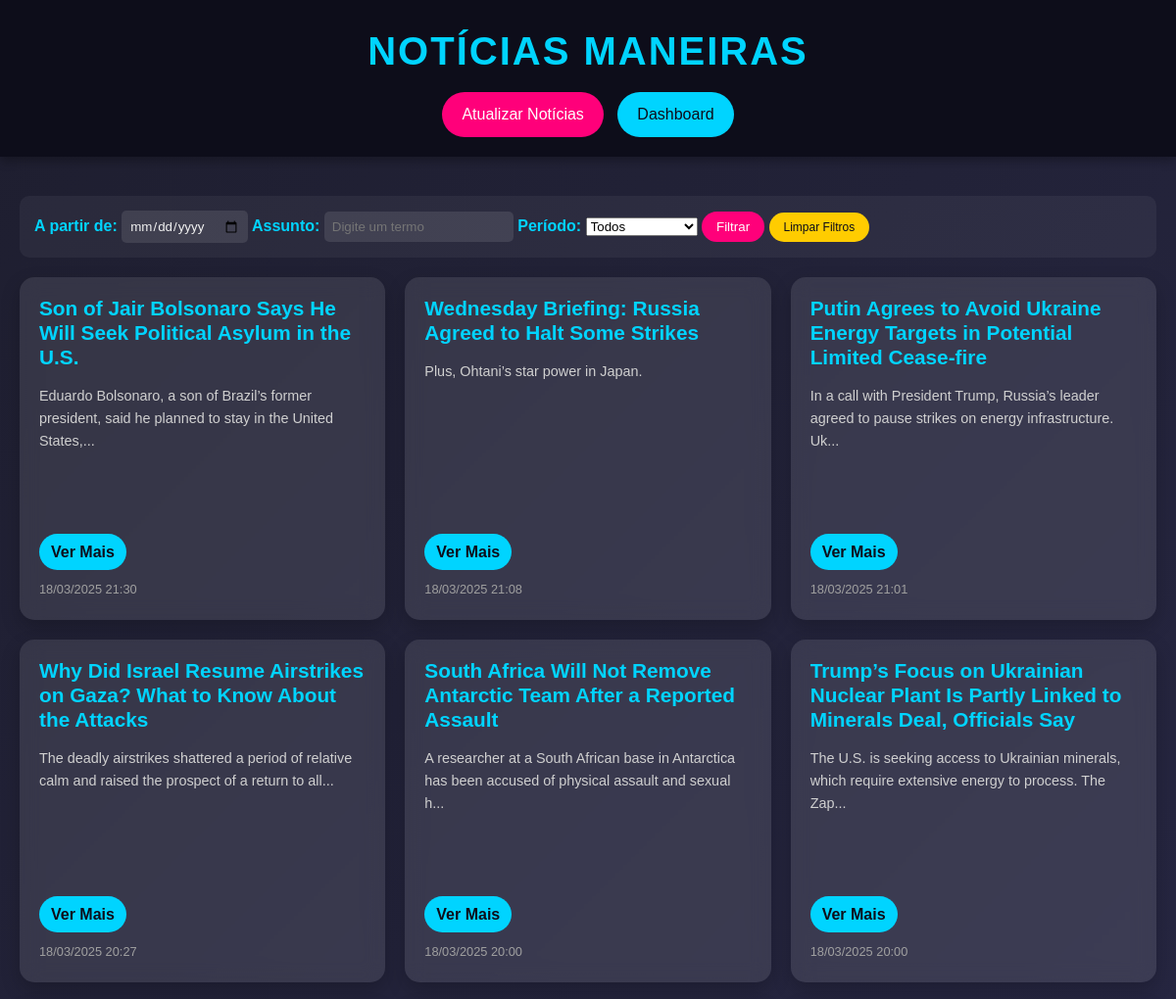
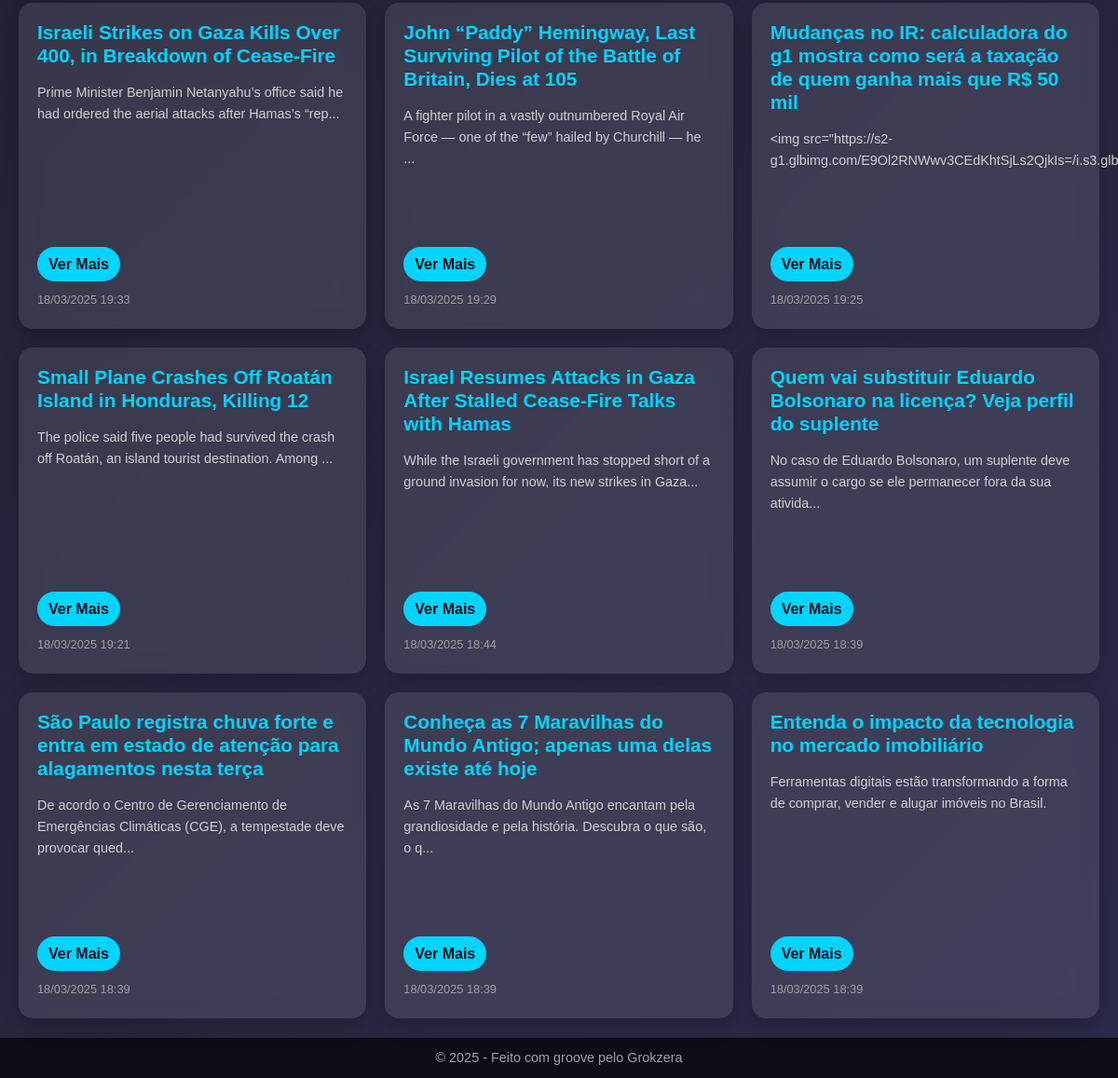
Before: / with the older database file (2 pictures, top to bottom).
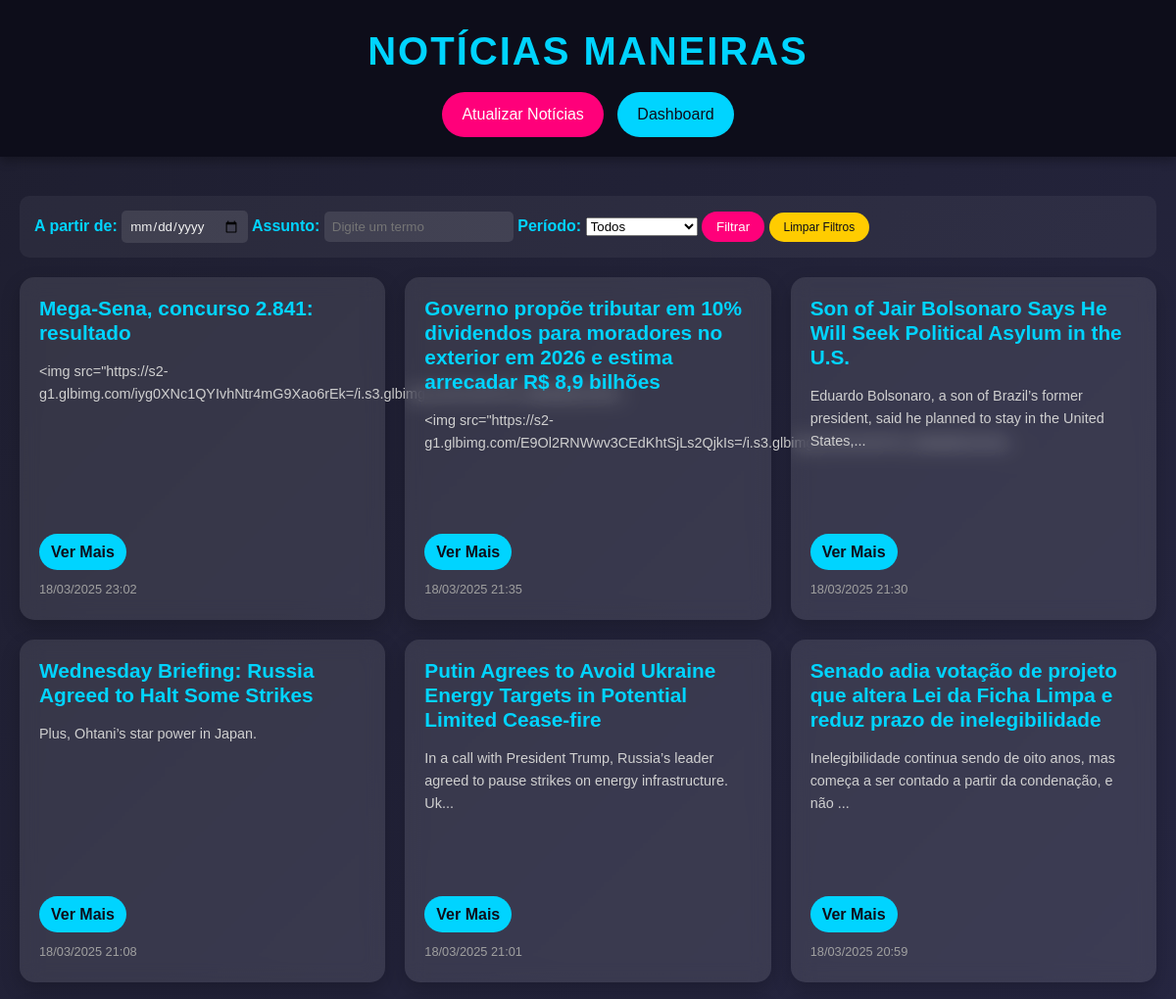
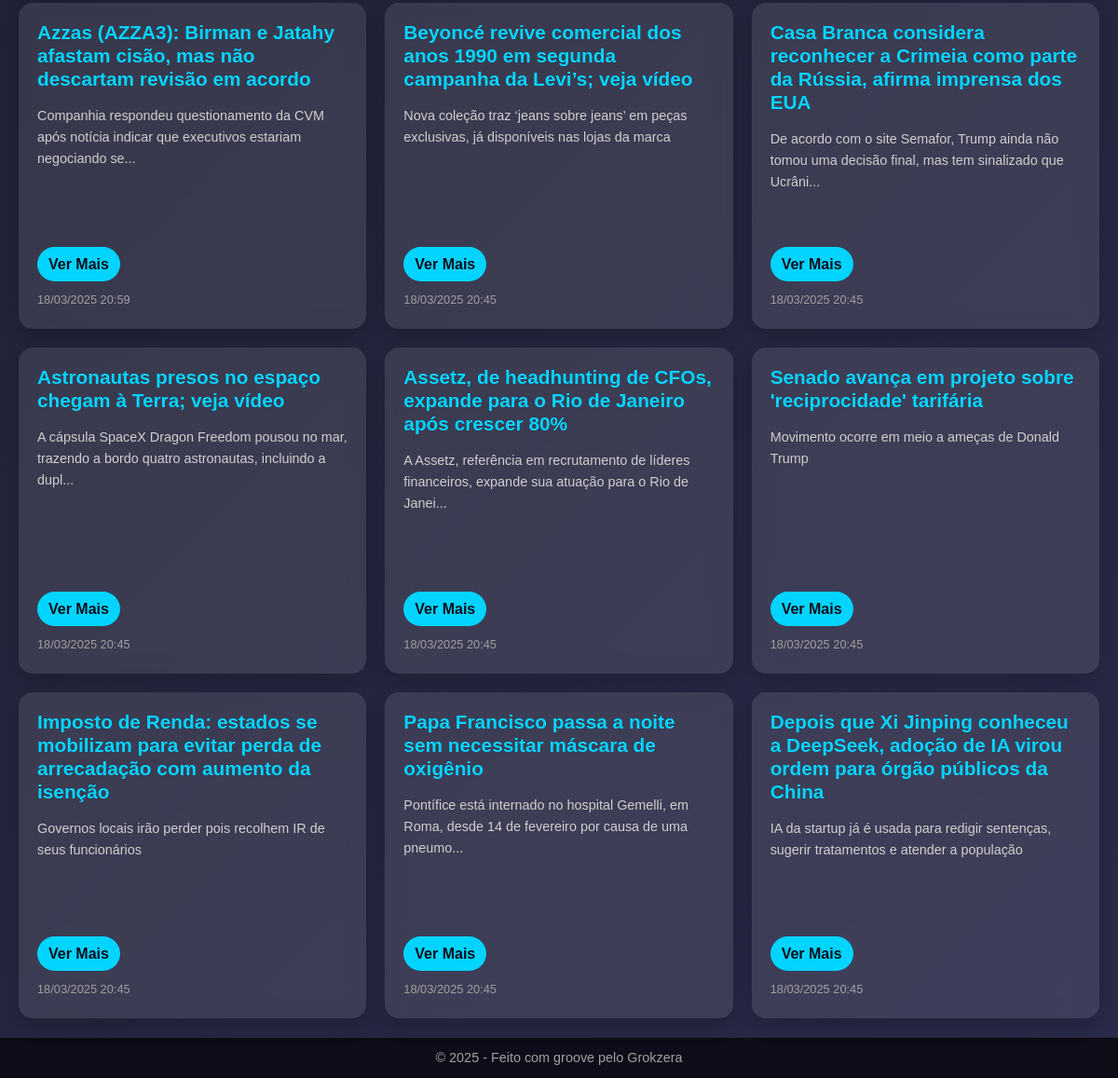
After: the same page with the newer database file (2 pictures, top to bottom).
### app/models.py (models this page shows)
class Noticia(db.Model):
    __tablename__ = 'Noticia'
    id = db.Column(db.Integer, primary_key=True)
    titulo = db.Column(db.String(200), nullable=False)
    conteudo = db.Column(db.Text, nullable=False)
    url = db.Column(db.String(500), unique=True, nullable=False)
    data_publicacao = db.Column(db.DateTime, nullable=False)

### app/routes.py (the view)
@app.route('/', methods=['GET'])
def index():
    data_filtro = request.args.get('data', None)
    assunto_filtro = request.args.get('assunto', None)
    periodo = request.args.get('periodo', None)
    noticias = filtrar_noticias(data_filtro, assunto_filtro, periodo, limit=15)
    return render_template('index.html', noticias=noticias)

### app/repository.py (called while the page is built, shortened)
def filtrar_noticias(data_filtro=None, assunto_filtro=None, periodo=None, limit=None):
    query = Noticia.query
    if data_filtro:
        try:
            data = datetime.strptime(data_filtro, '%Y-%m-%d')
            query = query.filter(db.func.date(Noticia.data_publicacao) >= data.date())
        except ValueError:
            pass
    if periodo == 'semana':
        data_inicio = datetime.now() - timedelta(days=7)
        query = query.filter(Noticia.data_publicacao >= data_inicio)
    elif periodo == 'mes':
        data_inicio = datetime.now() - timedelta(days=30)
        query = query.filter(Noticia.data_publicacao >= data_inicio)
    if limit:
        return query.order_by(Noticia.data_publicacao.desc()).limit(limit).all()
    return query.order_by(Noticia.data_publicacao.desc()).all()

### app/templates/index.html (shortened to what this page needs)
<!DOCTYPE html>
<html lang="pt-br">
<head>
    <link rel="stylesheet" href="{{ url_for('static', filename='styles.css') }}">
</head>
<body>
    <header>
        <h1>Notícias Maneiras</h1>
        <a href="/atualizar" class="btn-atualizar">Atualizar Notícias</a>
        <a href="/dashboard" class="btn-dashboard">Dashboard</a>
    </header>
        <main>
        <section class="filtro-container">
            <form method="GET" action="/">
                <label for="data">A partir de:</label>
                <input type="date" id="data" name="data">
                <label for="assunto">Assunto:</label>
                <input type="text" id="assunto" name="assunto" placeholder="Digite um termo">
                <label for="periodo">Período:</label>
                <select id="periodo" name="periodo">
                    <option value="">Todos</option>
                </select>
                <button type="submit" class="btn-filtrar">Filtrar</button>
                <a href="/" class="btn-limpar">Limpar Filtros</a>
            </form>
        </section>
        <section class="noticias-container">
            {% for noticia in noticias %}
                <article class="noticia-card">
                    <h2>{{ noticia.titulo }}</h2>
                    <p>{{ noticia.conteudo[:100] + '...' if noticia.conteudo|length > 100 else noticia.conteudo }}</p>
                    <a href="{{ url_for('noticia_detalhe', id=noticia.id) }}" class="btn-leia-mais">Ver Mais</a>
                    <small>{{ noticia.data_publicacao.strftime('%d/%m/%Y %H:%M') }}</small>
                </article>
            {% endfor %}
        </section>
    </main>
    <footer>
        <p>© 2025 - Feito com groove pelo Grokzera</p>
    </footer>
</body>
</html>

Changed rows visible on the page:
no longer on this page (row unchanged): Noticia: titulo "Why Did Israel Resume Airstrikes on Gaza? What to Know About the Attacks", conteudo "The deadly airstrikes shattered a period of relative calm and raised the prospect of a return to all...", data_publicacao "18/03/2025 20:27"
no longer on this page (row unchanged): Noticia: titulo "South Africa Will Not Remove Antarctic Team After a Reported Assault", conteudo "A researcher at a South African base in Antarctica has been accused of physical assault and sexual h...", data_publicacao "18/03/2025 20:00"
no longer on this page (row unchanged): Noticia: titulo "Trump’s Focus on Ukrainian Nuclear Plant Is Partly Linked to Minerals Deal, Officials Say", conteudo "The U.S. is seeking access to Ukrainian minerals, which require extensive energy to process. The Zap...", data_publicacao "18/03/2025 20:00"
no longer on this page (row unchanged): Noticia: titulo "Israeli Strikes on Gaza Kills Over 400, in Breakdown of Cease-Fire", conteudo "Prime Minister Benjamin Netanyahu’s office said he had ordered the aerial attacks after Hamas’s “rep...", data_publicacao "18/03/2025 19:33"
no longer on this page (row unchanged): Noticia: titulo "John “Paddy” Hemingway, Last Surviving Pilot of the Battle of Britain, Dies at 105", conteudo "A fighter pilot in a vastly outnumbered Royal Air Force — one of the “few” hailed by Churchill — he ...", data_publicacao "18/03/2025 19:29"
no longer on this page (row unchanged): Noticia: titulo "Mudanças no IR: calculadora do g1 mostra como será a taxação de quem ganha mais que R$ 50 mil", conteudo "<img…", data_publicacao "18/03/2025 19:25"
no longer on this page (row unchanged): Noticia: titulo "Small Plane Crashes Off Roatán Island in Honduras, Killing 12", conteudo "The police said five people had survived the crash off Roatán, an island tourist destination. Among ...", data_publicacao "18/03/2025 19:21"
no longer on this page (row unchanged): Noticia: titulo "Israel Resumes Attacks in Gaza After Stalled Cease-Fire Talks with Hamas", conteudo "While the Israeli government has stopped short of a ground invasion for now, its new strikes in Gaza...", data_publicacao "18/03/2025 18:44"
no longer on this page (row unchanged): Noticia: titulo "Quem vai substituir Eduardo Bolsonaro na licença? Veja perfil do suplente", conteudo "No caso de Eduardo Bolsonaro, um suplente deve assumir o cargo se ele permanecer fora da sua ativida...", data_publicacao "18/03/2025 18:39"
no longer on this page (row unchanged): Noticia: titulo "São Paulo registra chuva forte e entra em estado de atenção para alagamentos nesta terça", conteudo "De acordo o Centro de Gerenciamento de Emergências Climáticas (CGE), a tempestade deve provocar qued...", data_publicacao "18/03/2025 18:39"
no longer on this page (row unchanged): Noticia: titulo "Conheça as 7 Maravilhas do Mundo Antigo; apenas uma delas existe até hoje", conteudo "As 7 Maravilhas do Mundo Antigo encantam pela grandiosidade e pela história. Descubra o que são, o q...", data_publicacao "18/03/2025 18:39"
no longer on this page (row unchanged): Noticia: titulo "Entenda o impacto da tecnologia no mercado imobiliário", conteudo "Ferramentas digitais estão transformando a forma de comprar, vender e alugar imóveis no Brasil.", data_publicacao "18/03/2025 18:39"
added Noticia: titulo "Mega-Sena, concurso 2.841: resultado", conteudo "<img src=\"https://s2-g1.glbimg.com/iyg0XNc1QYIvhNtr4mG9Xao6rEk=/i.s3.glbimg.com/v1/AUTH_59edd422c0c8...", data_publicacao "18/03/2025 23:02"
added Noticia: titulo "Governo propõe tributar em 10% dividendos para moradores no exterior em 2026 e estima arrecadar R$ 8,9 bilhões", conteudo "<img src=\"https://s2-g1.glbimg.com/E9Ol2RNWwv3CEdKhtSjLs2QjkIs=/i.s3.glbimg.com/v1/AUTH_59edd422c0c8...", data_publicacao "18/03/2025 21:35"
added Noticia: titulo "Senado adia votação de projeto que altera Lei da Ficha Limpa e reduz prazo de inelegibilidade", conteudo "Inelegibilidade continua sendo de oito anos, mas começa a ser contado a partir da condenação, e não ...", data_publicacao "18/03/2025 20:59"
added Noticia: titulo "Azzas (AZZA3): Birman e Jatahy afastam cisão, mas não descartam revisão em acordo", conteudo "Companhia respondeu questionamento da CVM após notícia indicar que executivos estariam negociando se...", data_publicacao "18/03/2025 20:59"
added Noticia: titulo "Beyoncé revive comercial dos anos 1990 em segunda campanha da Levi’s; veja vídeo", conteudo "Nova coleção traz ‘jeans sobre jeans’ em peças exclusivas, já disponíveis nas lojas da marca", data_publicacao "18/03/2025 20:45"
added Noticia: titulo "Casa Branca considera reconhecer a Crimeia como parte da Rússia, afirma imprensa dos EUA", conteudo "De acordo com o site Semafor, Trump ainda não tomou uma decisão final, mas tem sinalizado que Ucrâni...", data_publicacao "18/03/2025 20:45"
added Noticia: titulo "Astronautas presos no espaço chegam à Terra; veja vídeo", conteudo "A cápsula SpaceX Dragon Freedom pousou no mar, trazendo a bordo quatro astronautas, incluindo a dupl...", data_publicacao "18/03/2025 20:45"
added Noticia: titulo "Assetz, de headhunting de CFOs, expande para o Rio de Janeiro após crescer 80%", conteudo "A Assetz, referência em recrutamento de líderes financeiros, expande sua atuação para o Rio de Janei...", data_publicacao "18/03/2025 20:45"
added Noticia: titulo "Senado avança em projeto sobre 'reciprocidade' tarifária", conteudo "Movimento ocorre em meio a ameças de Donald Trump", data_publicacao "18/03/2025 20:45"
added Noticia: titulo "Imposto de Renda: estados se mobilizam para evitar perda de arrecadação com aumento da isenção", conteudo "Governos locais irão perder pois recolhem IR de seus funcionários", data_publicacao "18/03/2025 20:45"
added Noticia: titulo "Papa Francisco passa a noite sem necessitar máscara de oxigênio", conteudo "Pontífice está internado no hospital Gemelli, em Roma, desde 14 de fevereiro por causa de uma pneumo...", data_publicacao "18/03/2025 20:45"
added Noticia: titulo "Depois que Xi Jinping conheceu a DeepSeek, adoção de IA virou ordem para órgão públicos da China", conteudo "IA da startup já é usada para redigir sentenças, sugerir tratamentos e atender a população", data_publicacao "18/03/2025 20:45"
